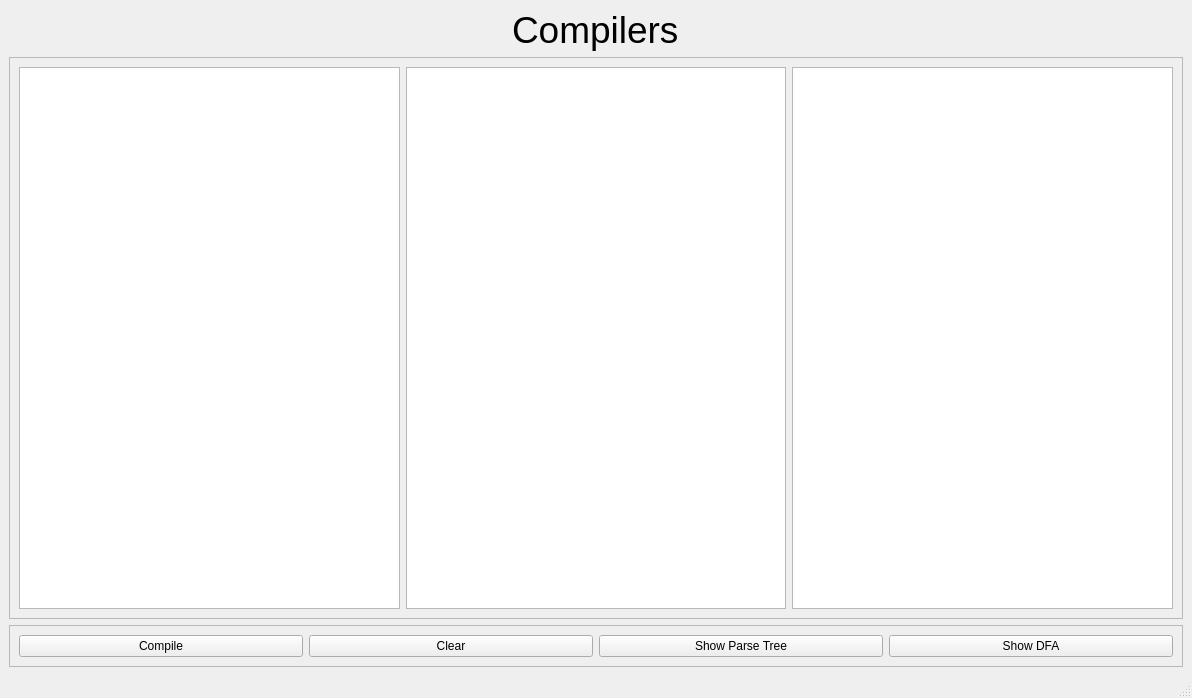
<?xml version="1.0" encoding="UTF-8"?>
<ui version="4.0">
 <class>MainWindow</class>
 <widget class="QMainWindow" name="MainWindow">
  <property name="geometry">
   <rect>
    <x>0</x>
    <y>0</y>
    <width>1192</width>
    <height>698</height>
   </rect>
  </property>
  <property name="windowTitle">
   <string>MainWindow</string>
  </property>
  <widget class="QWidget" name="centralwidget">
   <layout class="QVBoxLayout" name="verticalLayout_2">
    <item>
     <layout class="QVBoxLayout" name="verticalLayout">
      <item alignment="Qt::AlignHCenter">
       <widget class="QLabel" name="label">
        <property name="maximumSize">
         <size>
          <width>167500</width>
          <height>60</height>
         </size>
        </property>
        <property name="font">
         <font>
          <pointsize>28</pointsize>
         </font>
        </property>
        <property name="text">
         <string>Compilers</string>
        </property>
       </widget>
      </item>
      <item>
       <widget class="QFrame" name="frame_2">
        <property name="minimumSize">
         <size>
          <width>0</width>
          <height>100</height>
         </size>
        </property>
        <property name="frameShape">
         <enum>QFrame::StyledPanel</enum>
        </property>
        <property name="frameShadow">
         <enum>QFrame::Raised</enum>
        </property>
        <layout class="QHBoxLayout" name="horizontalLayout_2">
         <item>
          <widget class="QTextEdit" name="Text_input">
           <property name="maximumSize">
            <size>
             <width>16777215</width>
             <height>800</height>
            </size>
           </property>
           <property name="html">
            <string>&lt;!DOCTYPE HTML PUBLIC &quot;-//W3C//DTD HTML 4.0//EN&quot; &quot;http://www.w3.org/TR/REC-html40/strict.dtd&quot;&gt;
&lt;html&gt;&lt;head&gt;&lt;meta name=&quot;qrichtext&quot; content=&quot;1&quot; /&gt;&lt;style type=&quot;text/css&quot;&gt;
p, li { white-space: pre-wrap; }
&lt;/style&gt;&lt;/head&gt;&lt;body style=&quot; font-family:'MS Shell Dlg 2'; font-size:6.6pt; font-weight:400; font-style:normal;&quot;&gt;
&lt;p style=&quot;-qt-paragraph-type:empty; margin-top:0px; margin-bottom:0px; margin-left:0px; margin-right:0px; -qt-block-indent:0; text-indent:0px; font-size:7.8pt;&quot;&gt;&lt;br /&gt;&lt;/p&gt;&lt;/body&gt;&lt;/html&gt;</string>
           </property>
          </widget>
         </item>
         <item>
          <widget class="QTableView" name="tableView">
           <property name="sizeAdjustPolicy">
            <enum>QAbstractScrollArea::AdjustToContents</enum>
           </property>
          </widget>
         </item>
         <item>
          <widget class="QTableView" name="tableviewerror"/>
         </item>
        </layout>
       </widget>
      </item>
      <item>
       <widget class="QFrame" name="frame">
        <property name="maximumSize">
         <size>
          <width>16777215</width>
          <height>100</height>
         </size>
        </property>
        <property name="frameShape">
         <enum>QFrame::StyledPanel</enum>
        </property>
        <property name="frameShadow">
         <enum>QFrame::Raised</enum>
        </property>
        <layout class="QHBoxLayout" name="horizontalLayout">
         <item>
          <widget class="QPushButton" name="Compile_button">
           <property name="text">
            <string>Compile</string>
           </property>
          </widget>
         </item>
         <item>
          <widget class="QPushButton" name="Clear_button">
           <property name="text">
            <string>Clear</string>
           </property>
          </widget>
         </item>
         <item>
          <widget class="QPushButton" name="Show_ParseTree">
           <property name="text">
            <string>Show Parse Tree</string>
           </property>
          </widget>
         </item>
         <item>
          <widget class="QPushButton" name="DFA_button">
           <property name="text">
            <string>Show DFA</string>
           </property>
          </widget>
         </item>
        </layout>
       </widget>
      </item>
     </layout>
    </item>
   </layout>
  </widget>
  <widget class="QMenuBar" name="menubar">
   <property name="geometry">
    <rect>
     <x>0</x>
     <y>0</y>
     <width>1192</width>
     <height>26</height>
    </rect>
   </property>
  </widget>
  <widget class="QStatusBar" name="statusbar"/>
 </widget>
 <resources/>
 <connections/>
</ui>
